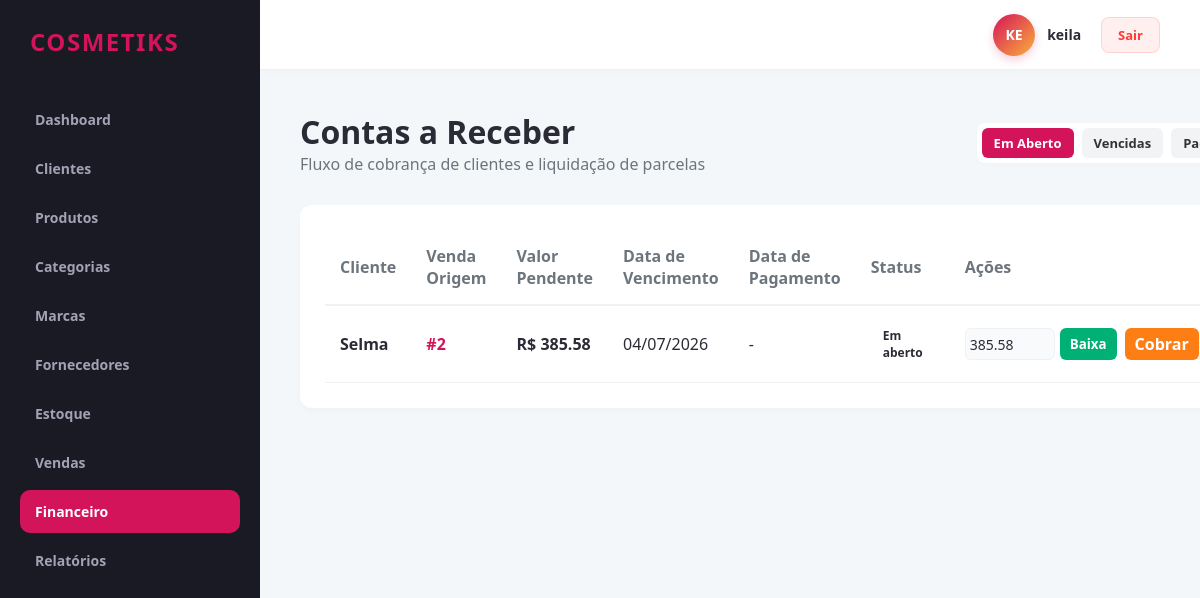
/financeiro/contas (signed in), run on an earlier commit of the app's database.
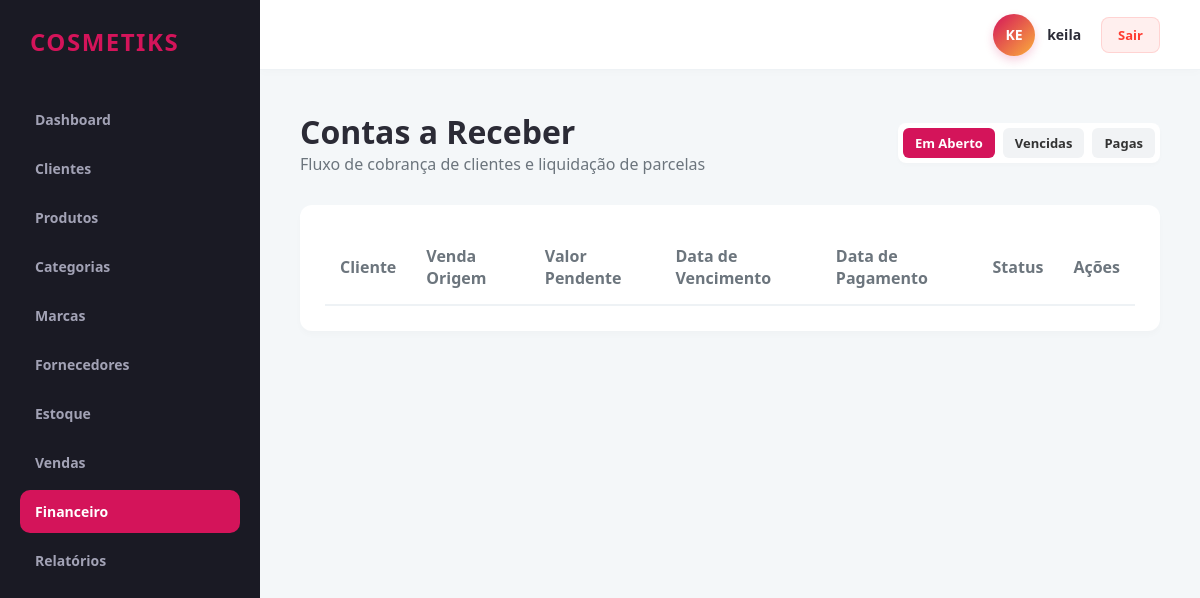
And on a later commit of the database.
### app/models/financeiro.py (models this page shows)
class Financeiro(db.Model):
    __tablename__ = 'financeiro_contas_receber'
    id = db.Column(db.Integer, primary_key=True)
    revendedor_id = db.Column(db.Integer, db.ForeignKey('revendedores.id'), nullable=False)
    cliente_id = db.Column(db.Integer, db.ForeignKey('clientes.id'), nullable=False)
    venda_id = db.Column(db.Integer, db.ForeignKey('vendas.id'), nullable=False)
    valor = db.Column(db.Numeric(10, 2), nullable=False)
    vencimento = db.Column(db.Date, nullable=False)
    pagamento = db.Column(db.DateTime, nullable=True)
    status = db.Column(db.String(30), default='Em aberto', nullable=False)
    cobrancas = db.relationship('Cobranca', backref='financeiro', cascade='all, delete-orphan', lazy=True)

### app/models/cliente.py (models this page shows)
class Cliente(db.Model):
    __tablename__ = 'clientes'
    id = db.Column(db.Integer, primary_key=True)
    revendedor_id = db.Column(db.Integer, db.ForeignKey('revendedores.id'), nullable=False)
    nome = db.Column(db.String(150), nullable=False)
    telefone = db.Column(db.String(20), nullable=True)
    whatsapp = db.Column(db.String(20), nullable=True)
    email = db.Column(db.String(100), nullable=True)
    endereco = db.Column(db.Text, nullable=True)
    data_cadastro = db.Column(db.DateTime, default=datetime.utcnow)
    observacoes = db.Column(db.Text, nullable=True)

### app/controllers/financeiro_controller.py (the view)
@financeiro_bp.route('/contas')
@revendedor_required
def contas_receber():
    revendedor_id = session.get('revendedor_id')
    filtro = request.args.get('filtro', 'aberto')
    if filtro == 'vencidas':
        contas = financeiro_service.obter_contas_vencidas(revendedor_id)
    elif filtro == 'pagas':
        contas = financeiro_service.obter_contas_pagas(revendedor_id)
    else:
        contas = financeiro_service.obter_contas_em_aberto(revendedor_id)
    return render_template('financeiro/index.html', contas=contas, filtro_atual=filtro)

### app/controllers/financeiro_controller.py (called while the page is built)
def revendedor_required(f):
    @wraps(f)
    def decorated_function(*args, **kwargs):
        if not session.get('usuario_logado') or session.get('is_admin'):
            flash('Acesso restrito a revendedores autenticados.', 'danger')
            return redirect(url_for('auth.login'))
        return f(*args, **kwargs)
    return decorated_function

### app/repositories/financeiro_repository.py (called while the page is built)
    def get_contas_em_aberto(self, revendedor_id):
        return self.model.query.filter(
            self.model.revendedor_id == revendedor_id,
            self.model.status.in_(['Em aberto', 'Parcialmente pago'])
        ).all()

### app/services/financeiro_service.py (called while the page is built)
    def obter_contas_em_aberto(self, revendedor_id):
        return self.financeiro_repo.get_contas_em_aberto(revendedor_id)

### app/templates/financeiro/index.html
{% extends 'base.html' %}
{% block content %}
<div class="header-panel">
    <div>
        <h1>Contas a Receber</h1>
        <p style="color: var(--text-muted);">Fluxo de cobrança de clientes e liquidação de parcelas</p>
    </div>
    <div style="display: inline-flex; gap: 8px; background: #fff; padding: 5px; border-radius: 8px; box-shadow: 0 2px 4px rgba(0,0,0,0.02);">
        <a href="{{ url_for('financeiro.contas_receber', filtro='aberto') }}" class="btn" style="padding: 6px 12px; font-size: 13px; background: {% if filtro_atual == 'aberto' %}var(--primary-color){% else %}#f1f3f5{% endif %}; color: {% if filtro_atual == 'aberto' %}#fff{% else %}#333{% endif %};">Em Aberto</a>
        <a href="{{ url_for('financeiro.contas_receber', filtro='vencidas') }}" class="btn" style="padding: 6px 12px; font-size: 13px; background: {% if filtro_atual == 'vencidas' %}var(--danger){% else %}#f1f3f5{% endif %}; color: {% if filtro_atual == 'vencidas' %}#fff{% else %}#333{% endif %};">Vencidas</a>
        <a href="{{ url_for('financeiro.contas_receber', filtro='pagas') }}" class="btn" style="padding: 6px 12px; font-size: 13px; background: {% if filtro_atual == 'pagas' %}var(--success){% else %}#f1f3f5{% endif %}; color: {% if filtro_atual == 'pagas' %}#fff{% else %}#333{% endif %};">Pagas</a>
    </div>
</div>
<div class="data-table-container">
    <table class="data-table">
        <thead>
            <tr>
                <th>Cliente</th>
                <th>Venda Origem</th>
                <th>Valor Pendente</th>
                <th>Data de Vencimento</th>
                <th>Data de Pagamento</th>
                <th>Status</th>
                <th>Ações</th>
            </tr>
        </thead>
        <tbody>
            {% for c in contas %}
            <tr>
                <td><strong>{{ c.venda.cliente.nome }}</strong></td>
                <td><a href="{{ url_for('venda.detalhes', id_venda=c.venda_id) }}" style="color: var(--primary-color); text-decoration: none; font-weight: 600;">#{{ c.venda_id }}</a></td>
                <td><strong>R$ {{ "%.2f"|format(c.valor) }}</strong></td>
                <td>{{ c.vencimento.strftime('%d/%m/%Y') }}</td>
                <td>{{ c.pagamento.strftime('%d/%m/%Y %H:%M') if c.pagamento else '-' }}</td>
                <td>
                    <span class="badge-status {{ c.status|lower|replace(' ', '-') }}">
                        {{ c.status }}
                    </span>
                </td>
                <td>
                    <div style="display: flex; gap: 8px;">
                        {% if c.status != 'Pago' %}
                        <form action="{{ url_for('financeiro.receber_pagamento', id_financeiro=c.id) }}" method="POST" style="display: inline-flex; gap: 5px;">
                            <input type="number" step="0.01" name="valor_pago" class="form-control" style="width: 90px; padding: 4px;" value="{{ c.valor }}" required>
                            <button type="submit" class="btn btn-success" style="padding: 5px 10px;">Baixa</button>
                        </form>
                        <a href="{{ url_for('cobranca.visualizar_modelos', id_financeiro=c.id) }}" class="btn btn-primary" style="padding: 5px 10px; background: #fd7e14;">Cobrar</a>
                        {% else %}
                        <span style="color: var(--success); font-weight: 600; font-size: 13px;">✓ Liquidado</span>
                        {% endif %}
                    </div>
                </td>
            </tr>
            {% endfor %}
        </tbody>
    </table>
</div>
{% endblock %}

What changed in the data, as far as the page shows it:
removed Financeiro: venda.cliente.nome "Selma", venda_id "2", valor "385.58", vencimento "04/07/2026", pagamento "-", status "Em aberto", valor_pago "385.58"
